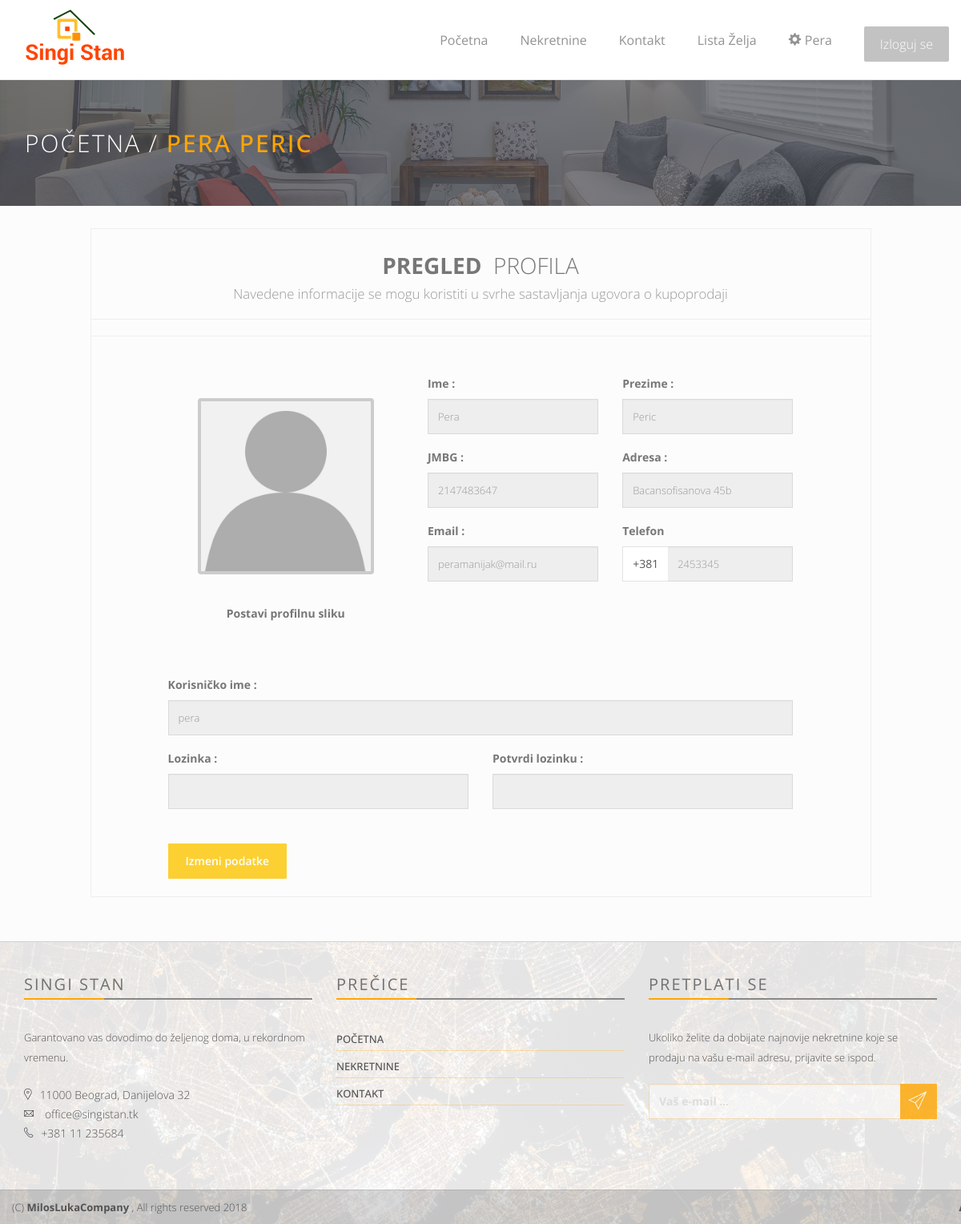
The app's page /profile.php (signed in), older data.
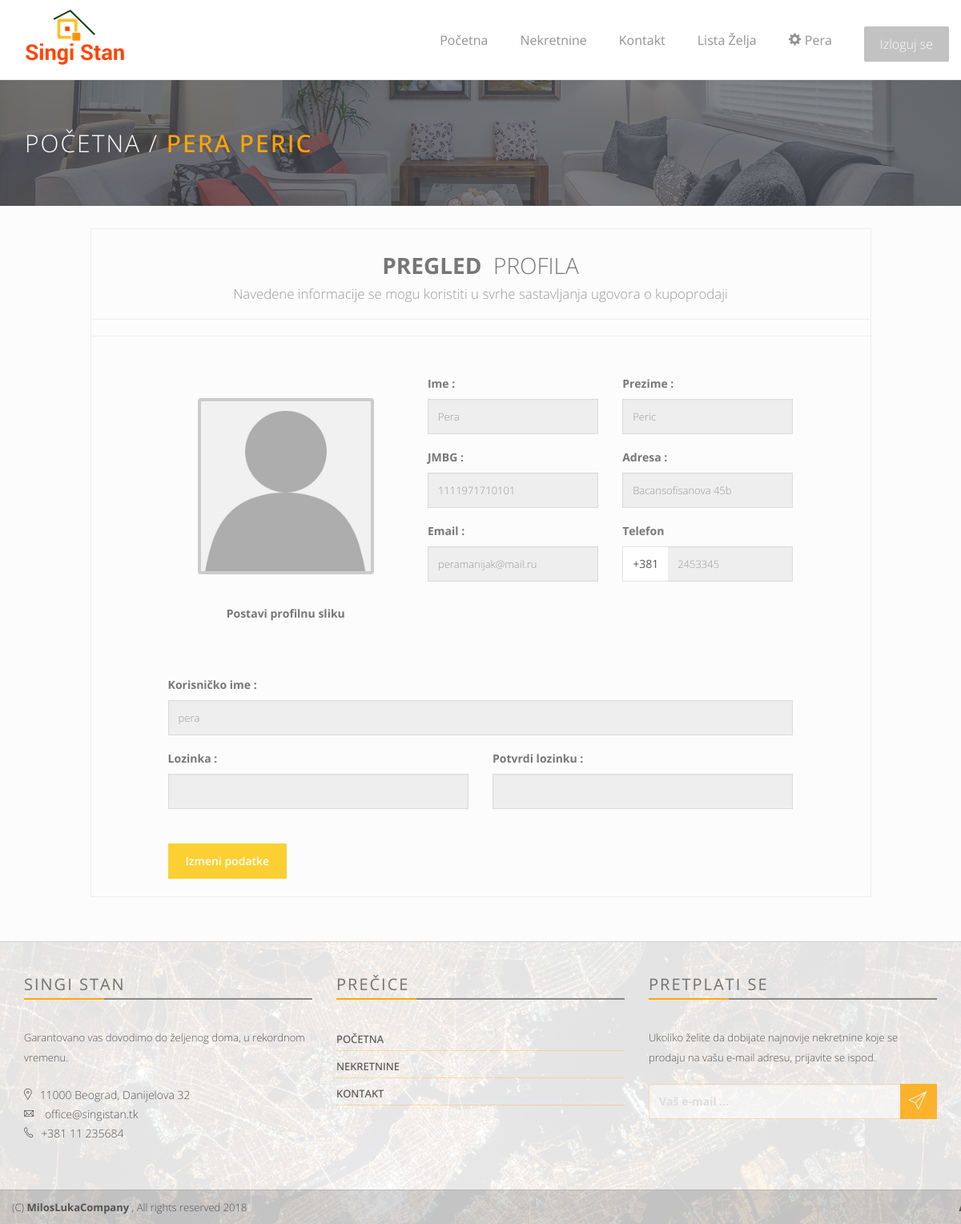
The same page, newer data.
### tables this page shows
CREATE TABLE kupac (
    id INT NOT NULL AUTO_INCREMENT PRIMARY KEY,
    ime VARCHAR(50) NOT NULL,
    prezime VARCHAR(50) NOT NULL,
    jmbg VARCHAR(13) NOT NULL,
    adresa VARCHAR(150) NOT NULL,
    telefon VARCHAR(15)NOT NULL,
    korisnicko_ime VARCHAR(20) NOT NULL,
    sifra VARCHAR(50) NOT NULL,
    email VARCHAR(50) NOT NULL,
    putanja_slike VARCHAR(255) NULL
);

### profile.php (the view, shortened to what the changed rows need)
<!DOCTYPE html>
 <html class="no-js">
    <head>
        <link rel="stylesheet" href="assets/css/normalize.css">
        <link rel="stylesheet" href="assets/css/font-awesome.min.css">
        <link rel="stylesheet" href="assets/css/fontello.css">
        <link href="assets/fonts/icon-7-stroke/css/pe-icon-7-stroke.css" rel="stylesheet">
        <link href="assets/fonts/icon-7-stroke/css/helper.css" rel="stylesheet">
        <link href="assets/css/animate.css" rel="stylesheet" media="screen">
        <link rel="stylesheet" href="assets/css/bootstrap-select.min.css">
        <link rel="stylesheet" href="bootstrap/css/bootstrap.min.css">
        <link rel="stylesheet" href="assets/css/icheck.min_all.css">
        <link rel="stylesheet" href="assets/css/price-range.css">
        <link rel="stylesheet" href="assets/css/owl.carousel.css">
        <link rel="stylesheet" href="assets/css/owl.theme.css">
        <link rel="stylesheet" href="assets/css/owl.transitions.css">
        <link rel="stylesheet" href="assets/css/style.css">
        <link rel="stylesheet" href="assets/css/responsive.css">
        <link rel="stylesheet" href="assets/css/nas_stil.css">
    </head>
    <body>
        <?php
        require 'php/database_connection.php';
        if ($_SESSION['user_type'] === "kupac") {
            $prep = $db->prepare('SELECT * FROM kupac WHERE korisnicko_ime=?;');
        } elseif ($_SESSION['user_type'] === "agent") {
            $prep = $db->prepare('SELECT * FROM agent WHERE korisnicko_ime=?;');
        }
        $prep->execute([$_SESSION['username']]);
        $res = $prep->fetchAll(PDO::FETCH_OBJ);
        ?>
        <div class="page-head" style="margin-top: 100px;">
            <div class="container">
                <div class="row">
                    <div class="page-head-content">
                        <h1 class="page-title">Početna / <span class="orange strong"><?php echo $res[0]->ime . " " . $res[0]->prezime ?></span></h1>
                    </div>
                </div>
            </div>
        </div>
        <div class="content-area user-profiel" style="background-color: #FCFCFC;">&nbsp;
            <div class="container">
                <div class="row">
                    <div class="col-sm-10 col-sm-offset-1 profiel-container">
                        <form action="php/change_profile.php" method="post" enctype="multipart/form-data">
                            <div class="clear">
                                <div class="col-md-3 padding-top-25">
                                    <div class="form-group">
                                        <label>Ime : <small hidden> (obavezno)</small></label>
                                        <?php echo "<input name='firstname' type='text' class='form-control' value='" . $res[0]->ime . "' readonly>\n"; ?>
                                    </div>
                                    <div class="form-group">
                                        <label>JMBG : <small hidden> (obavezno)</small></label>
                                        <?php echo "<input name='jmbg' type='number' class='form-control' required readonly value='" . $res[0]->jmbg . "'> \n"; ?>
                                    </div>
                                    <div class="form-group">
                                        <label>Email : <small hidden> (obavezno)</small></label>
                                        <?php echo "<input name='email' type='email' class='form-control' required readonly value='" . $res[0]->email . "'> \n"; ?>
                                    </div>
                                </div>
                                <div class="col-md-3 padding-top-25">
                                    <div class="form-group">
                                        <label>Prezime : <small hidden> (obavezno)</small></label>
                                        <?php echo " <input name='lastname' type='text' class='form-control' required readonly value='" . $res[0]->prezime . "'> \n"; ?>
                                    </div>
                                    <div class="form-group">
                                        <label>Adresa : </label><small hidden> (obavezno)</small>
                                        <?php echo "<input name='address' type='text' class='form-control' readonly value='" . $res[0]->adresa . "'> \n"; ?>
                                    </div>
                                    <div class="form-group">
                                        <div class="input-group">
                                            <span class="input-group-addon" style="border-radius: 0;">+381</span>
                                            <?php echo "<input name='tel' type='text' class='form-control' readonly value='" . substr($res[0]->telefon, 4) . "'> \n"; ?>
                                        </div>
                                    </div>
                                </div>
                            </div>
                            <div class="clear">
                                <br>
                                <br>
                                <div class="col-sm-10 col-sm-offset-1">
                                    <div class="form-group">
                                        <label>Korisničko ime : <small hidden> (obavezno)</small></label>
                                        <?php echo "<input name='username' type='text' class='form-control' required readonly value='" . $res[0]->korisnicko_ime . "'> \n"; ?>
                                    </div>
                                </div>
                            </div>
                            <br>
                            <br>
                            <br>
                        </form>
                    </div>
                </div>
            </div>
        </div>
    </body>
</html>

Row changes from the older to the newer data that the page shows:
changed kupac "PERA": jmbg "2147483647" → "1111971710101"
